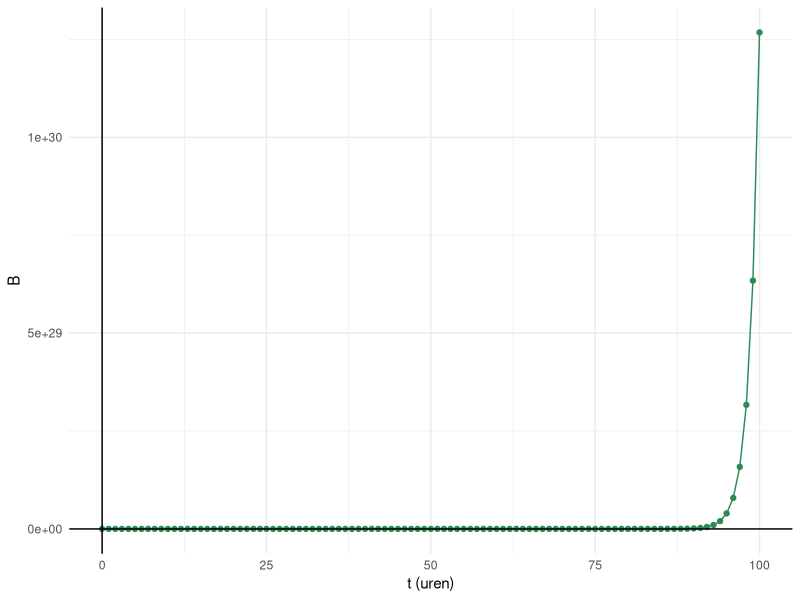
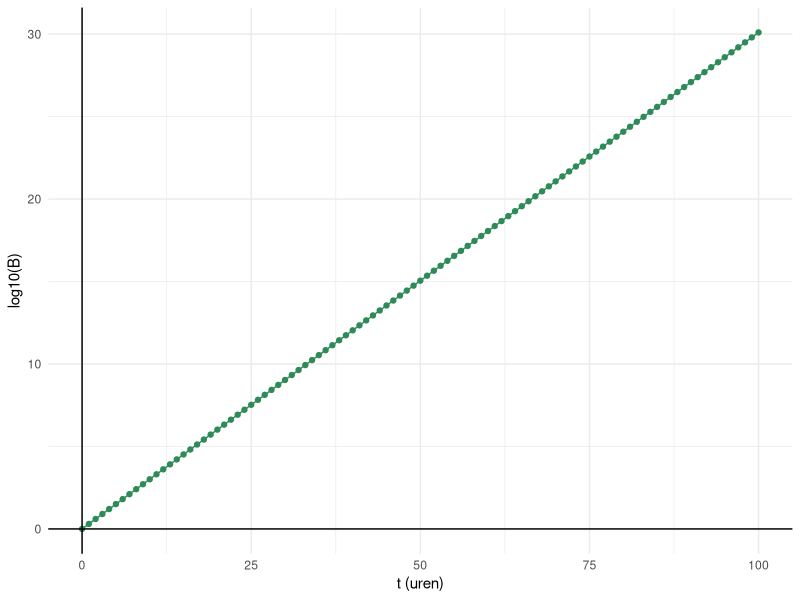

Write the R code that produced these figures, in order.
## ---- chunk 1
#| label: fig-logschaal
#| fig-cap: "Bacteriële groei over tijd."
#| fig-subcap: 
#|   - "Op lineaire schaal."
#|   - "Op logaritmische schaal."
#| layout-ncol: 2
library(ggplot2)
bact <- data.frame(t = seq(0,100,1),
                   B = 2^(seq(0,100,1)))
ggplot(data = bact, aes(x = t, y = B)) +
  geom_point(color = "seagreen") +
  geom_line(color = "seagreen") +
  theme_minimal() +
  xlab("t (uren)") +
  geom_hline(yintercept = 0) +
  geom_vline(xintercept = 0)

ggplot(data = bact, aes(x = t, y = log10(B))) +
  geom_point(color = "seagreen") +
  geom_line(color = "seagreen") +
  theme_minimal() +
  xlab("t (uren)") +
  geom_hline(yintercept = 0) +
  geom_vline(xintercept = 0)
